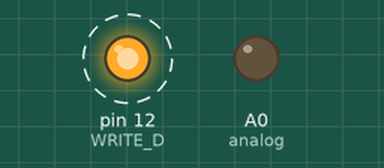
A sketch run on a simulated Arduino Uno, built with avr-gcc and run on an emulated ATmega328P. Shown: output pins drawn as LEDs (lit = HIGH). Dashed ring = blinking.

Above: at 0.2 s.
Timing chart, 0 to 3.0 s (numbered marks = the images above):
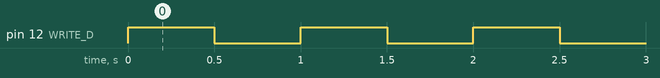

Measured:
- by itself, pin 12 (WRITE_D): alternates HIGH for 0.50 s and LOW for 0.50 s

The sketch:

PianoOutputTest.ino
```cpp
const int analog = A0;
const int WRITE_D=12;
  const int a = 2;
int cycleDelay = 500;
  int V = 100;
void setup() {
  // put your setup code here, to run once:


  Serial.begin(9600);

  pinMode(analog, OUTPUT);
  pinMode(WRITE_D, OUTPUT);
}

void loop() {
  // put your main code here, to run repeatedly:
digitalWrite(WRITE_D,HIGH);


//  analogWrite(analog, V);
//  Serial.println(V);
  delay(cycleDelay);
digitalWrite(WRITE_D,LOW);
    delay(cycleDelay);
//  if (V < 250)
//  {
//    V = V + 50;
//  }
//  else
//  {
//    V = 0;
//  }
}
```
